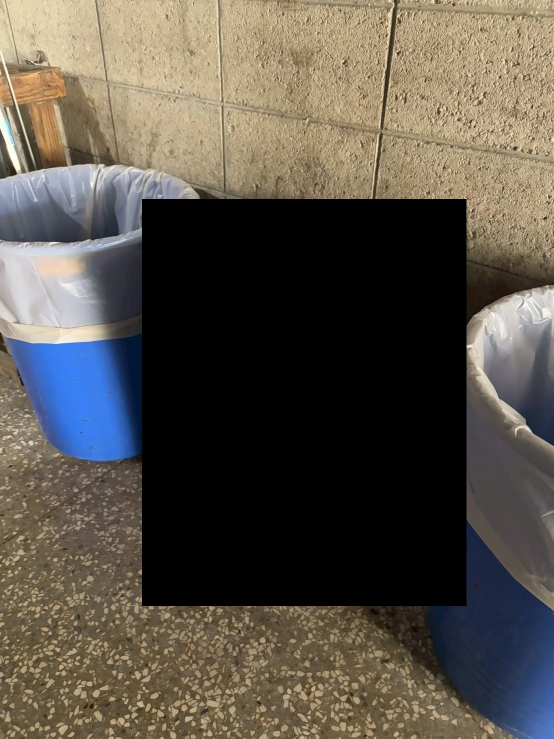
#> input picture neg_bg/trash14_1.jpg, 1108 x 1477 px, found by its file name (shown at 1/2 size); its folder holds only this picture in this run
$ python generate-negatives.py
#> lines starting #> are read from the running program, lines starting #| are printed output that depends on the picture
# python test-slidingwindow.py -c conf/office.json -i datasets/labelimages-1600/images/csi_1600x1600_20180124_130411.jpg

import time
import os
import os.path
import cv2
import numpy as np
import imutils

# 專案目錄，所有產生的檔案或目錄皆會存於此
projFolder = "trashbin_project"
# sliding window移動距離
movePixels = 120
# sliding window時圖片依次的縮小比例
resizeScale = 0.25
# 裁切出的圖片大小
negSize = (60, 60)
# 載切後儲存的圖片格式
imageKeepType = "jpg"
# neg_bg folder下的圖片要不要先縮小為指定尺寸? 0--> keep the same
resize_org_w = 0
# 要產生多少負向的圖片?
imagesCount = 8000
# -----------------------------------------------------------------------------------------
negSources = os.path.join(projFolder, "neg_bg")
negativeOutput = os.path.join(projFolder, "negatives")
negative_info = os.path.join(projFolder, "negatives.info")

winW = negSize[0]
winH = negSize[1]


def imgPyramid(image, scale=0.5, minSize=[120, 120], debug=False):
    yield image

    # keep looping over the pyramid
    while True:
        w = int(image.shape[1] * scale)
        h = int(image.shape[0] * scale)
        image = cv2.resize(image, (w, h))
        if image.shape[0] < minSize[1] or image.shape[1] < minSize[0]:
            break

        # yield the next image in the pyramid
        yield image


def sliding_window(image, stepSize, windowSize):
    # slide a window across the image
    for y in range(0, image.shape[0], stepSize):
        for x in range(0, image.shape[1], stepSize):
            # yield the current window
            yield (x, y, image[y:y + windowSize[1], x:x + windowSize[0]])


if not os.path.exists(negativeOutput):
    os.makedirs(negativeOutput)

i = 0
with open(negative_info, 'w') as the_file:

    for file in os.listdir(negSources):
        filename, file_extension = os.path.splitext(file)
        # if("." + imageKeepType == file_extension.lower()):
        if (file_extension.lower() == ".jpg" or file_extension.lower() == "png" or file_extension.lower() == "jpeg"):
            print(os.path.join(negSources, file))
            image = cv2.imread(os.path.join(negSources, file))
#> image is the input picture: shape (1477, 1108, 3); mean B, G, R 73.4, 82.6, 89
            if (resize_org_w > 0):
                image = imutils.resize(image, width=resize_org_w)

            # loop over the image pyramid
            for layer in imgPyramid(image, scale=resizeScale, minSize=[winW, winH]):
                # loop over the sliding window for each layer of the pyramid
                for (x, y, window) in sliding_window(layer, stepSize=movePixels, windowSize=(winW, winH)):
                    # if the current window does not meet our desired window size, ignore it
                    if window.shape[0] != winH or window.shape[1] != winW:
                        continue

                    # clone = layer.copy()
                    # cv2.rectangle(clone, (x, y), (x + winW, y + winH), (0, 255, 0), 2)
                    # cv2.imshow("Window", clone)

                    if (i < imagesCount):
                        img_basename = str(time.time()) + \
                            str(i)+"."+imageKeepType
                        print("     "+os.path.join(negativeOutput, img_basename))
                        neg_imgname = os.path.join(
                            negativeOutput, img_basename)
                        cv2.imwrite(neg_imgname, window)
                        # the_file.write( neg_imgname + '\n')
                        the_file.write('negatives/'+img_basename + '\n')

                        i += 1
                        print("     #{} negative image saved.".format(i))
#> this loop made 3 passes
#> (printed output is left out)
#> pass 1, `cv2.imwrite(neg_imgname, window)`:
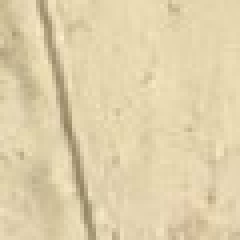
#> saved as 1795155652.49591660.jpg: shape (60, 60, 3) (shown 4 times larger); mean B, G, R 170.3, 207.8, 223
#> pass 1, `cv2.imwrite(neg_imgname, window)`:
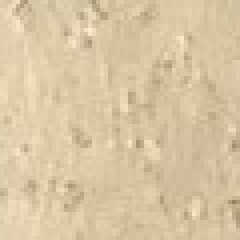
#> saved as 1795155652.49781161.jpg: shape (60, 60, 3) (shown 4 times larger); mean B, G, R 163.2, 198.4, 216.7
#> pass 1, `cv2.imwrite(neg_imgname, window)`:
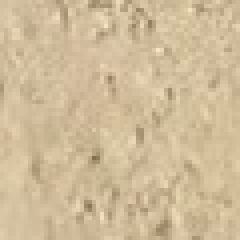
#> saved as 1795155652.49915722.jpg: shape (60, 60, 3) (shown 4 times larger); mean B, G, R 153.9, 187.8, 208
#> pass 1, `cv2.imwrite(neg_imgname, window)`:
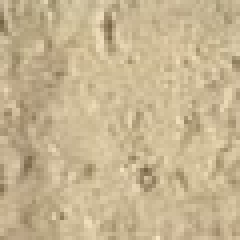
#> saved as 1795155652.50046093.jpg: shape (60, 60, 3) (shown 4 times larger); mean B, G, R 145, 180.3, 198.4
#> after the loop, i = 115

            if (i >= imagesCount):
                print("image count reached.")
                break

the_file.close()

$ run again, on neg_bg/trash18_1.jpg
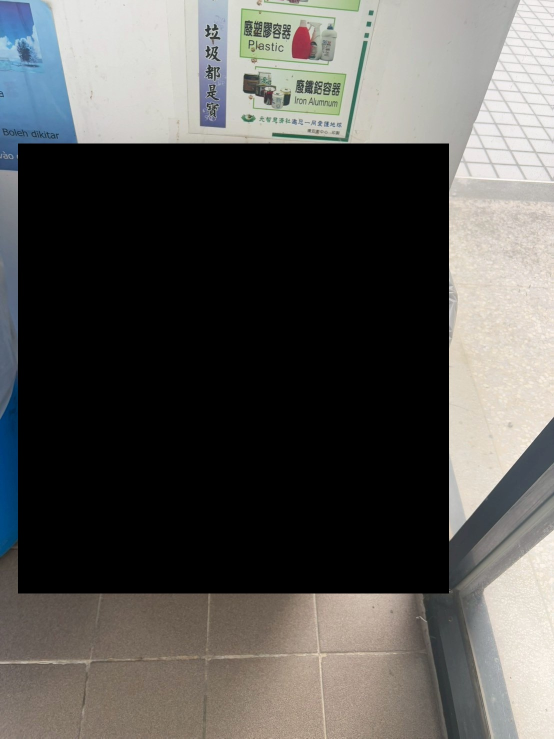
#> input picture neg_bg/trash18_1.jpg, 1108 x 1477 px, found by its file name (shown at 1/2 size)
#> image is the input picture: shape (1477, 1108, 3); mean B, G, R 83.2, 86, 87.1
#> the loop `for layer in imgPyramid(image, scale=resizeScale, minSize=[winW, winH]):` made 3 passes
#> (printed output is left out)
#> pass 1, `cv2.imwrite(neg_imgname, window)`:
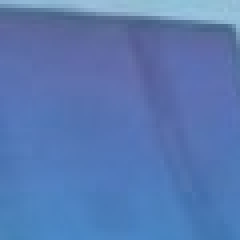
#> saved as 1795155652.75578470.jpg: shape (60, 60, 3) (shown 4 times larger); mean B, G, R 177.8, 120.6, 88.1
#> pass 1, `cv2.imwrite(neg_imgname, window)`:
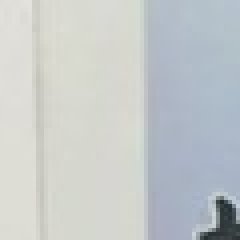
#> saved as 1795155652.76022863.jpg: shape (60, 60, 3) (shown 4 times larger); mean B, G, R 201.9, 201.5, 197.1
#> after the loop `for layer in imgPyramid(image, scale=resizeScale, minSize=[winW, winH]):`: i = 115

$ run again, on neg_bg/trash1_3.jpg
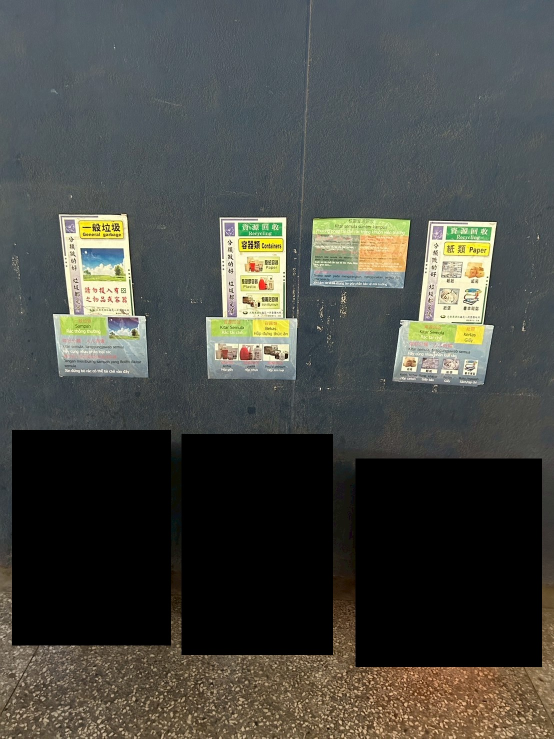
#> input picture neg_bg/trash1_3.jpg, 1108 x 1477 px, found by its file name (shown at 1/2 size)
#> image is the input picture: shape (1477, 1108, 3); mean B, G, R 68.1, 73.6, 72.4
#> the loop `for layer in imgPyramid(image, scale=resizeScale, minSize=[winW, winH]):` made 3 passes
#> (printed output is left out)
#> pass 1, `cv2.imwrite(neg_imgname, window)`:
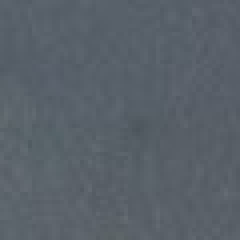
#> saved as 1795155653.01517370.jpg: shape (60, 60, 3) (shown 4 times larger); mean B, G, R 105.3, 97, 88.8
#> after the loop `for layer in imgPyramid(image, scale=resizeScale, minSize=[winW, winH]):`: i = 115

$ run again, on neg_bg/trash15_1.jpg
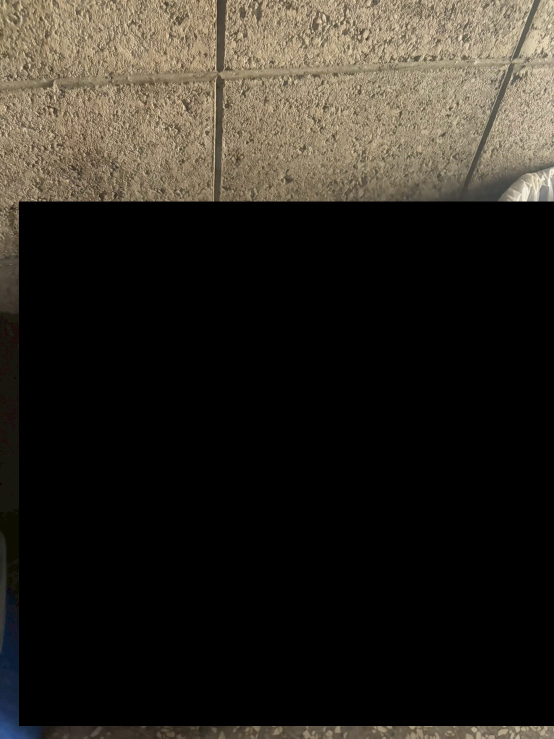
#> input picture neg_bg/trash15_1.jpg, 1108 x 1477 px, found by its file name (shown at 1/2 size)
#> image is the input picture: shape (1477, 1108, 3); mean B, G, R 32.2, 39.2, 43.5
#> the loop `for layer in imgPyramid(image, scale=resizeScale, minSize=[winW, winH]):` made 3 passes
#> (printed output is left out)
#> pass 1, `cv2.imwrite(neg_imgname, window)`:
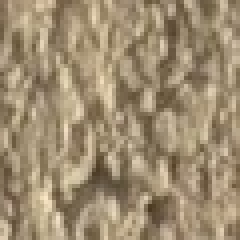
#> saved as 1795155653.53977732.jpg: shape (60, 60, 3) (shown 4 times larger); mean B, G, R 113.6, 141.1, 158.8
#> pass 1, `cv2.imwrite(neg_imgname, window)`:
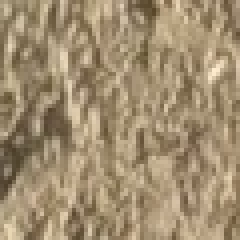
#> saved as 1795155653.54186653.jpg: shape (60, 60, 3) (shown 4 times larger); mean B, G, R 112.5, 142, 161
#> after the loop `for layer in imgPyramid(image, scale=resizeScale, minSize=[winW, winH]):`: i = 115
